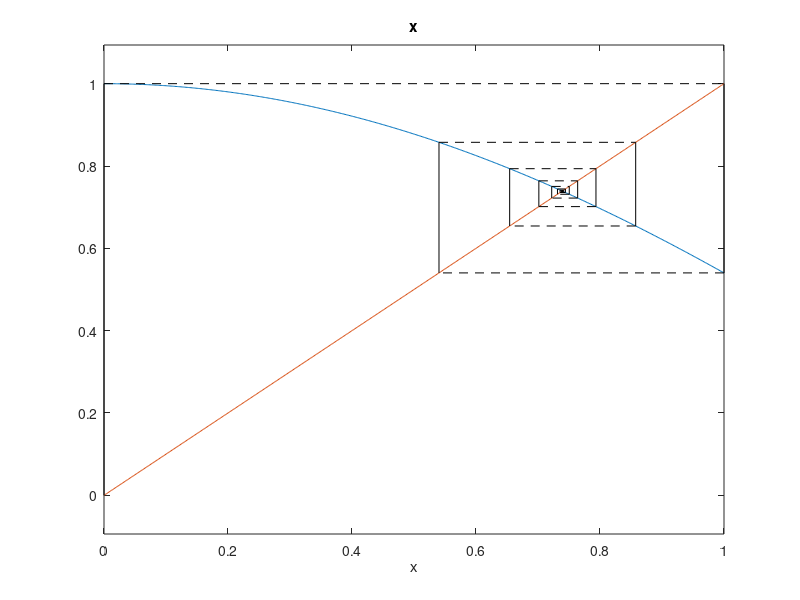

The MATLAB script that drew this image:
% x0=1.5; tol=0.01; 
% fn=@(x)log(x+2);
% 
% 
% old=x0+1;
% while abs(x0-old)>tol;old=x0
%     x0=feval(fn,old);end 
% fprintf('x0 is root of the given function');
% sol=x0

clear;
clc;

%# You function here
g=@(x) cos(x);

%# Start out iteration loop
x1 = 0;
x2 = g(x1);

iterations = 0;% # iteration counter

ezplot(g,[0,1]);
hold on 
ezplot('x',[[0,1]])

while (abs(x2-x1) > 1e-5 && iterations<100)
    plot([x1 x1], [x1 x2], 'k-')
    plot([x1 x2], [x2 x2], 'k--')
     %pause
    iterations = iterations + 1;
    x1 = x2;
    x2 = g(x1);
end
iterations 
[x1 x2]